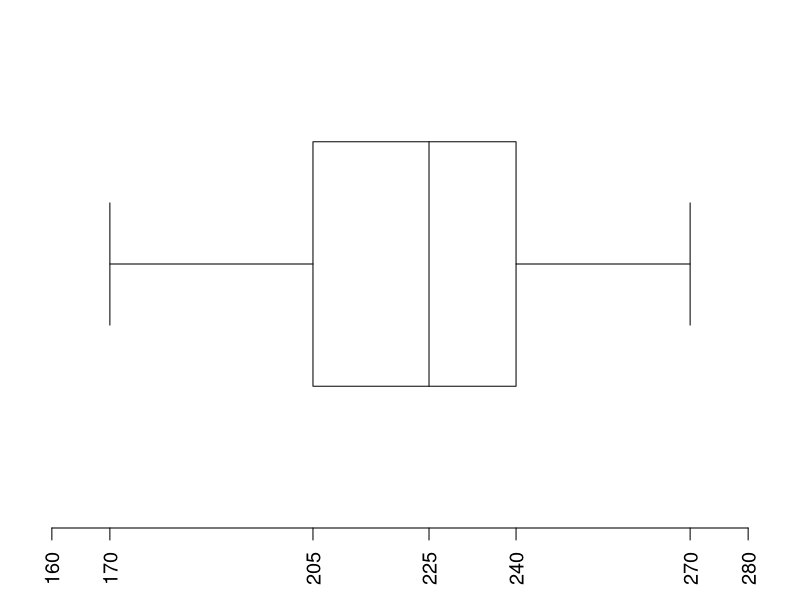

Source code (R): (Note: this script raises an error after producing the figure.)
## ---- chunk 1
## parameters
# a <- sample(2:9, 1)
# b <- sample(seq(2, 4, 0.1), 1)
# c <- sample(seq(0.5, 0.8, 0.01), 1)
# ## solution
# res <- exp(b * c) * (a * c^(a-1) +
#        b * c^a)

## DATA GENERATION
## base units/patterns
unit <- sample(c(1, 2, 5, 10, 20), 1)
pattern <- if(unit%%2 > 0) 1:4 else seq(from = 0.5, to = 4, by = 0.5)

## widths of box segments (with skewness >= 0)
widths <- sort(sample(pattern[pattern < 3], 2, replace = TRUE))
## add whisker lengths (reflecting pattern of box segments)
if(widths[1] < widths[2]) {
  widths <- c(widths, sample(pattern[pattern >= widths[2]], 1))
  widths <- c(sample(pattern[pattern >= widths[1] & pattern < widths[3]], 1), widths)
} else {
  widths <- c(widths, sample(pattern[pattern >= widths[1] & pattern <= 2 * widths[1]], 2,
    replace = TRUE))[c(3, 1, 2, 4)]
}
## randomly decide between left- and right-skewed
if(runif(1) > 0.5) widths <- rev(widths)

## compute quantiles (with random minimum)
quantiles <- cumsum(c(sample(1:40, 1), widths)) * unit

## and some statistics
iqr <- diff(quantiles[c(2, 4)])
skewness <-  diff(diff(quantiles[2:4]))/iqr


## QUESTION/ANSWER GENERATION
questions <- character(5)
solutions <- logical(5)
explanations <- character(5)

## 1. skewness (verbally)
if(runif(1) > 0.5) {
  questions[1] <- "Die Verteilung ist rechtsschief."
  solutions[1] <- skewness > 0
  explanations[1] <- if(solutions[1]) "$SK > 0$, also ist die Verteilung rechtsschief."
    else "$SK \\leq 0$, also ist die Verteilung _nicht_ rechtsschief."
} else {
  questions[1] <- "Die Verteilung ist linksschief."
  solutions[1] <- skewness < 0
  explanations[1] <- if(solutions[1]) "$SK < 0$, also ist die Verteilung linksschief."
    else "$SK \\geq 0$, also ist die Verteilung _nicht_ linksschief."
}

## 2. skewness (via mean and median)
if(runif(1) > 0.5) {
  questions[2] <- "Der Mittelwert ist größer als der Median."
  solutions[2] <- skewness > 0
  explanations[2] <- if(solutions[2]) "$SK > 0$, also ist die Verteilung rechtsschief und der Mittelwert größer als der Median."
    else "$SK \\leq 0$, also ist die Verteilung _nicht_ rechtsschief und der Mittelwert _nicht_ größer als der Median."
} else {
  questions[2] <- "Der Median ist größer als der Mittelwert."
  solutions[2] <- skewness < 0
  explanations[2] <- if(solutions[2]) "$SK < 0$, also ist die Verteilung linksschief und der Mittelwert kleiner als der Median."
    else "$SK \\geq 0$, also ist die Verteilung _nicht_ linksschief und der Mittelwert _nicht_ kleiner als der Median."
}

## 3. skewness (numerically)
skewness2 <- sample(c(-1, 1), 1) * round(runif(1, min = 0, max = 0.5), digits = 1)
if(runif(1) > 0.5) {
  questions[3] <- paste("Der Schiefekoeffizient ist größer als ", skewness2, ".", sep = "")
  solutions[3] <- skewness > skewness2
  explanations[3] <- paste("$SK = ", round(skewness, digits = 3), "$ ist ",
    ifelse(solutions[3], "", "_nicht_ "), "größer als $", skewness2, "$.", sep = "")
} else {
  questions[3] <- paste("Der Schiefekoeffizient ist kleiner als ", skewness2, ".", sep = "")
  solutions[3] <- skewness < skewness2
  explanations[3] <- paste("$SK = ", round(skewness, digits = 3), "$ und damit ist SK ",
    ifelse(solutions[3], "", "_nicht_ "), "kleiner als $", skewness2, "$.", sep = "")
}

## 4. QD comparison
iqr2 <- round(round(runif(1, min = 2, max = 4), digits = 1) * unit)
if(runif(1) > 0.5) {
  questions[4] <- paste("Die Interquartilsdistanz beträgt mindestens ", iqr2, ".", sep = "")
  solutions[4] <- iqr >= iqr2
  explanations[4] <- paste("$QD = ", iqr,
    ifelse(solutions[4], " \\geq ", " < "), iqr2, "$.", sep = "")
} else {
  questions[4] <- paste("Die Interquartilsdistanz beträgt höchstens ", iqr2, ".", sep = "")
  solutions[4] <- iqr <= iqr2
  explanations[4] <- paste("$QD = ", iqr,
    ifelse(solutions[4], " \\leq ", " > "), iqr2, "$.", sep = "")
}

## 5. quartile comparions
ix <- sample(1:3, 1)
if(runif(1) > 0.5) {
  quantile2 <- quantiles[c(1, 2, 4)[ix]]
  questions[5] <- paste("Mindestens 25 Prozent der Beobachtungen sind kleiner oder gleich ",
    quantile2, ".", sep = "")
  solutions[5] <- quantile2 >= quantiles[2]
  explanations[5] <- paste(quantile2, " ist das ",
    c("Minimum", "untere Quartil", "obere Quartil")[ix], ".", sep = "")
} else {
  quantile2 <- quantiles[c(2, 4, 5)[ix]]
  questions[5] <- paste("Mindestens 25 Prozent der Beobachtungen sind größer oder gleich ",
    quantile2, ".", sep = "")
  solutions[5] <- quantile2 <= quantiles[4]
  explanations[5] <- paste(quantile2, " ist das ",
    c("untere Quartil", "obere Quartil", "Maximum")[ix], ".", sep = "")
}

tmp <- tempdir()

## ---- chunk 2
exam_boxplot <- function(quantiles, unit = NULL)
{
  ## x-axis ticks
  if(is.null(unit)) unit <- min(diff(quantiles))
  ax <- c(quantiles[1] - unit, quantiles, quantiles[5] + unit)

  ## graphical parameters
  opar <- par()[c("las", "cex", "mai", "mar")]
  on.exit(par(opar))
  par(las = 2, cex = 1.2, mai = c(1, 1, 0.5, 0.5), mar = c(3, 1, 0, 1))

  ## draw box and whiskers  
  plot(quantiles[c(2, 4, 4, 2, 2)], 0.25 * c(-1, -1, 1, 1, -1),
    type = "l", xlim = range(ax), ylim = c(-0.5, 0.5), ylab = "", xlab = "", axes = FALSE)
  lines(quantiles[1:2], c(0, 0))
  lines(quantiles[4:5], c(0, 0))
  lines(quantiles[c(1, 1)], c(-0.125, 0.125))
  lines(quantiles[c(5, 5)], c(-0.125, 0.125))
  lines(quantiles[c(3, 3)],c(-0.25, 0.25))
  axis(1, ax, as.character(ax))

  invisible(quantiles)
}

exam_boxplot(quantiles, unit)
## ---- chunk 3
answerlist(ifelse(solutions, "True", "False"), explanations, markup = "markdown")
